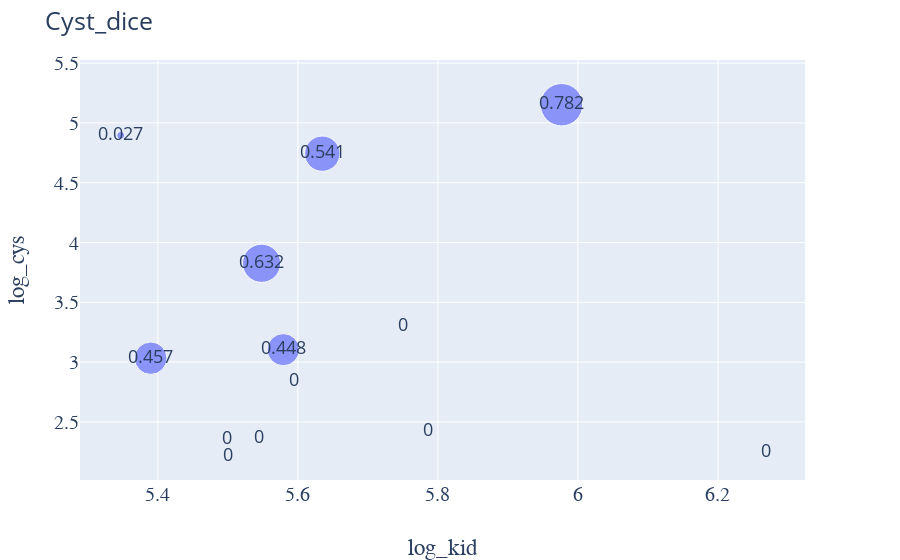

Notebook code for this chart:
### Markdown cell above
### cyst

### Code cell
fig = px.scatter(cys_df, x="log_kid", y="log_cys",text='round_dice', size='round_dice',size_max=30,hover_name='cid')
fig.update_layout(title_text="Cyst_dice",titlefont={"size": 25},font={'size':18})
fig.update_xaxes(title_font=dict(size=23, family='Courier'))
fig.update_yaxes(tickfont=dict(family='Courier', size=20))
fig.update_xaxes(tickfont=dict(family='Courier', size=20))
fig.update_yaxes(title_font=dict(size=23, family='Courier'))
fig.show()

### Figure 1 — Plotly figure (JSON) as saved in the notebook; plotly's stock layout.template omitted (floating-point values rounded to 4 significant figures)
{"data": [{"hoverlabel": {"namelength": 0}, "hovertemplate": "<b>%{hovertext}</b><br><br>log_kid=%{x}<br>log_cys=%{y}<br>round_dice=%{text}", "hovertext": [135, 136, 138, 142, 145, 146, 147, 149, 151, 152, 154, 157, 159], "legendgroup": "", "marker": {"color": "#636efa", "size": [0.632, 0, 0, 0, 0, 0, 0, 0.448, 0.541, 0, 0.457, 0.782, 0.027], "sizemode": "area", "sizeref": 0.0008689, "symbol": "circle"}, "mode": "markers+text", "name": "", "showlegend": false, "text": [0.632, 0, 0, 0, 0, 0, 0, 0.448, 0.541, 0, 0.457, 0.782, 0.027], "type": "scatter", "x": [5.548, 6.268, 5.499, 5.595, 5.751, 5.785, 5.5, 5.579, 5.635, 5.544, 5.39, 5.977, 5.347], "xaxis": "x", "y": [3.826, 2.246, 2.354, 2.841, 3.3, 2.418, 2.215, 3.104, 4.743, 2.36, 3.033, 5.152, 4.896], "yaxis": "y"}], "layout": {"autosize": true, "font": {"size": 18}, "legend": {"itemsizing": "constant", "tracegroupgap": 0}, "margin": {"t": 60}, "title": {"font": {"size": 25}, "text": "Cyst_dice"}, "xaxis": {"anchor": "y", "autorange": true, "domain": [0, 0.98], "range": [5.289, 6.324], "tickfont": {"family": "Courier", "size": 20}, "title": {"font": {"family": "Courier", "size": 23}, "text": "log_kid"}, "type": "linear"}, "yaxis": {"anchor": "x", "autorange": true, "domain": [0, 1], "range": [2.018, 5.507], "tickfont": {"family": "Courier", "size": 20}, "title": {"font": {"family": "Courier", "size": 23}, "text": "log_cys"}, "type": "linear"}}}
